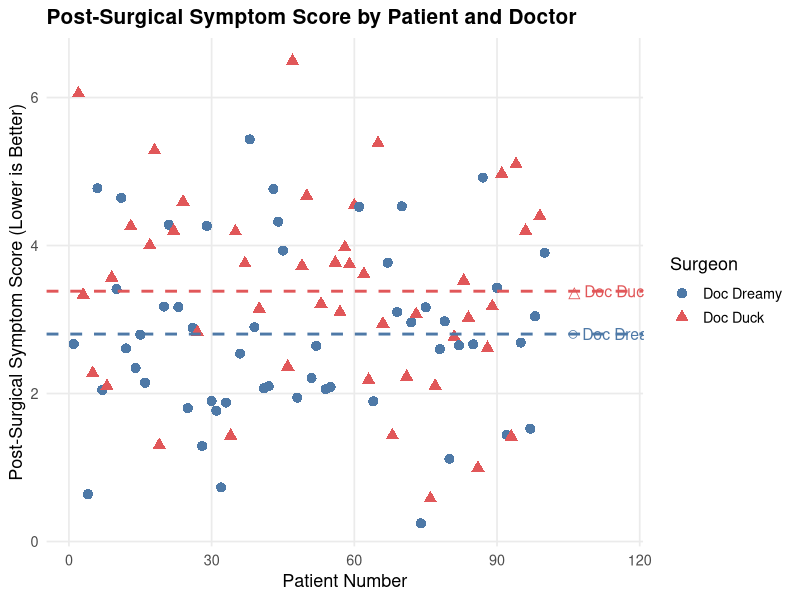
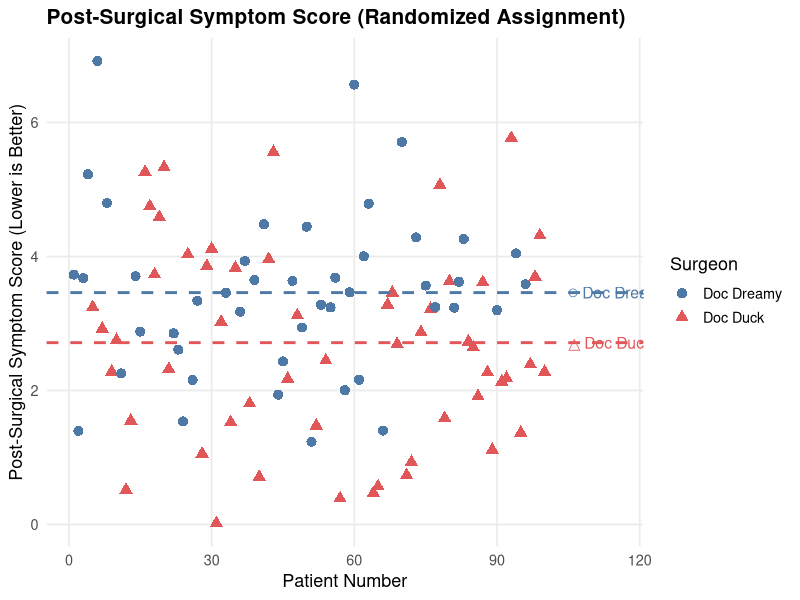
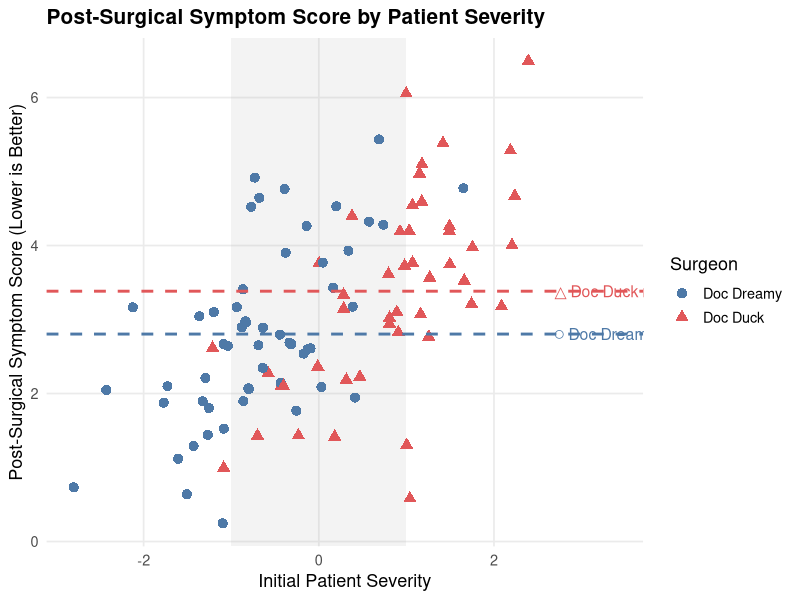

R code for these plots, in order:
## ---- chunk 1
#| label: load-data-r
#| echo: true

# Load the observational data
patients_df <- read.csv('patients_data.csv')

# Display first few rows to understand the structure
cat("Number of patients:", nrow(patients_df), "\n")
head(patients_df)
## ---- chunk 2
#| label: fig-plot-outcomes-r
#| fig-cap: "Post-Surgical Symptom Score (lower is better) - Observed Data"
#| echo: true
library(tidyverse)
# Load observational data
patients_df <- read_csv("patients_data.csv")

# Colorblind-friendly palette
COLOR_DREAMY <- "#4E79A7"   # blue
COLOR_DUCK   <- "#E15759"   # coral/red-orange

# Marker shapes
# Dreamy: circle (shape = 16)
# Duck:   triangle (shape = 17)
shape_map <- c("Doc Dreamy" = 16,
               "Doc Duck"   = 17)

color_map <- c("Doc Dreamy" = COLOR_DREAMY,
               "Doc Duck"   = COLOR_DUCK)

# Compute means for dashed lines + annotations
means <- patients_df %>%
  group_by(doctor_name) %>%
  summarize(mean_score = mean(post_surgical_score))

dreamy_mean <- means$mean_score[means$doctor_name == "Doc Dreamy"]
duck_mean   <- means$mean_score[means$doctor_name == "Doc Duck"]

# Build the plot
ggplot(patients_df, aes(x = patient, y = post_surgical_score,
                        color = doctor_name,
                        shape = doctor_name)) +
  
  # Scatter points
  geom_point(size = 3, stroke = 0.6) +
  
  # Mean horizontal dashed lines
  geom_hline(yintercept = dreamy_mean,
             color = COLOR_DREAMY, linetype = "dashed", linewidth = 1) +
  geom_hline(yintercept = duck_mean,
             color = COLOR_DUCK, linetype = "dashed", linewidth = 1) +
  
  # Text annotations for means (○, △)
  annotate("text", x = max(patients_df$patient) + 5,
           y = dreamy_mean,
           label = paste0("○ Doc Dreamy mean = ", round(dreamy_mean, 2)),
           color = COLOR_DREAMY, hjust = 0, size = 4) +
  
  annotate("text", x = max(patients_df$patient) + 5,
           y = duck_mean,
           label = paste0("△ Doc Duck mean = ", round(duck_mean, 2)),
           color = COLOR_DUCK, hjust = 0, size = 4) +
  
  # Apply custom colors and shapes
  scale_color_manual(values = color_map, name = "Surgeon") +
  scale_shape_manual(values = shape_map, name = "Surgeon") +
  
  # Labels and title
  labs(
    title = "Post-Surgical Symptom Score by Patient and Doctor",
    x = "Patient Number",
    y = "Post-Surgical Symptom Score (Lower is Better)"
  ) +
  
  # Styling
  theme_minimal(base_size = 13) +
  theme(
    legend.position = "right",
    plot.title = element_text(face = "bold", size = 15),
    panel.grid.minor = element_blank()
  ) +
  
  # Expand x-axis to make room for annotations
  expand_limits(x = max(patients_df$patient) + 15)


## ---- chunk 3
#| label: load-data-randomized-r
#| echo: true

# Load the randomized data
patients_randomized_df <- read.csv('patients_data_randomized.csv')

# Display first few rows
cat("Number of randomized patients:", nrow(patients_randomized_df), "\n")
head(patients_randomized_df)
## ---- chunk 4
library(tidyverse)

# Load randomized dataset
patients_rand <- read_csv("patients_data_randomized.csv")

# Colorblind-friendly palette (same as Task 1)
COLOR_DREAMY <- "#4E79A7"   # blue
COLOR_DUCK   <- "#E15759"   # coral/red-orange

# Shapes (same as Task 1)
# Doc Dreamy → circle (shape 16)
# Doc Duck   → triangle (shape 17)
shape_map <- c("Doc Dreamy" = 16,
               "Doc Duck"   = 17)

color_map <- c("Doc Dreamy" = COLOR_DREAMY,
               "Doc Duck"   = COLOR_DUCK)

# Compute means for dashed lines & annotations
means_rand <- patients_rand %>%
  group_by(doctor_name) %>%
  summarize(mean_score = mean(post_surgical_score))

dreamy_mean <- means_rand$mean_score[means_rand$doctor_name == "Doc Dreamy"]
duck_mean   <- means_rand$mean_score[means_rand$doctor_name == "Doc Duck"]

# Build the randomized assignment figure
ggplot(patients_rand,
       aes(x = patient,
           y = post_surgical_score,
           color = doctor_name,
           shape = doctor_name)) +

  # Scatter points
  geom_point(size = 3, stroke = 0.6) +

  # Horizontal dashed mean lines
  geom_hline(yintercept = dreamy_mean,
             color = COLOR_DREAMY, linetype = "dashed", linewidth = 1) +
  geom_hline(yintercept = duck_mean,
             color = COLOR_DUCK, linetype = "dashed", linewidth = 1) +

  # Annotate means with ○ and △
  annotate("text",
           x = max(patients_rand$patient) + 5,
           y = dreamy_mean,
           label = paste0("○ Doc Dreamy mean = ", round(dreamy_mean, 2)),
           color = COLOR_DREAMY,
           hjust = 0, size = 4) +

  annotate("text",
           x = max(patients_rand$patient) + 5,
           y = duck_mean,
           label = paste0("△ Doc Duck mean = ", round(duck_mean, 2)),
           color = COLOR_DUCK,
           hjust = 0, size = 4) +

  # Apply consistent colors & shapes
  scale_color_manual(values = color_map, name = "Surgeon") +
  scale_shape_manual(values = shape_map, name = "Surgeon") +

  # Labels and required title
  labs(
    title = "Post-Surgical Symptom Score (Randomized Assignment)",
    x = "Patient Number",
    y = "Post-Surgical Symptom Score (Lower is Better)"
  ) +

  # Professional styling
  theme_minimal(base_size = 13) +
  theme(
    legend.position = "right",
    plot.title = element_text(face = "bold", size = 15),
    panel.grid.minor = element_blank()
  ) +

  # Expand space on right for text annotations
  expand_limits(x = max(patients_rand$patient) + 15)


## ---- chunk 5
library(tidyverse)

# Load observational dataset (same as Task 1)
patients_df <- read_csv("patients_data.csv")

# Colorblind-friendly palette (same as previous figures)
COLOR_DREAMY <- "#4E79A7"   # blue
COLOR_DUCK   <- "#E15759"   # coral / red-orange

# Shapes (same as previous figures)
shape_map <- c("Doc Dreamy" = 16,   # filled circle
               "Doc Duck"   = 17)   # filled triangle

color_map <- c("Doc Dreamy" = COLOR_DREAMY,
               "Doc Duck"   = COLOR_DUCK)

# Compute means for horizontal lines & annotations
means <- patients_df %>%
  group_by(doctor_name) %>%
  summarize(mean_score = mean(post_surgical_score))

dreamy_mean <- means$mean_score[means$doctor_name == "Doc Dreamy"]
duck_mean   <- means$mean_score[means$doctor_name == "Doc Duck"]

# X range to help position annotations
x_min <- min(patients_df$severity)
x_max <- max(patients_df$severity)

ggplot(
  patients_df,
  aes(x = severity,
      y = post_surgical_score,
      color = doctor_name,
      shape = doctor_name)
) +
  # Shaded region between -1 and 1 (stratification band)
  annotate("rect",
           xmin = -1, xmax = 1,
           ymin = -Inf, ymax = Inf,
           fill = "grey70", alpha = 0.15) +

  # Scatter points
  geom_point(size = 3, stroke = 0.6) +

  # Horizontal mean lines
  geom_hline(
    yintercept = dreamy_mean,
    color = COLOR_DREAMY,
    linetype = "dashed",
    linewidth = 1
  ) +
  geom_hline(
    yintercept = duck_mean,
    color = COLOR_DUCK,
    linetype = "dashed",
    linewidth = 1
  ) +

  # Text annotations for means (○ and △)
  annotate(
    "text",
    x = x_max + 0.3,
    y = dreamy_mean,
    label = paste0("○ Doc Dreamy mean = ", round(dreamy_mean, 2)),
    color = COLOR_DREAMY,
    hjust = 0,
    size = 4
  ) +
  annotate(
    "text",
    x = x_max + 0.3,
    y = duck_mean,
    label = paste0("△ Doc Duck mean = ", round(duck_mean, 2)),
    color = COLOR_DUCK,
    hjust = 0,
    size = 4
  ) +

  # Manual colors and shapes to match earlier figures
  scale_color_manual(values = color_map, name = "Surgeon") +
  scale_shape_manual(values = shape_map, name = "Surgeon") +

  # Labels and required title
  labs(
    title = "Post-Surgical Symptom Score by Patient Severity",
    x = "Initial Patient Severity",
    y = "Post-Surgical Symptom Score (Lower is Better)"
  ) +

  # Professional styling
  theme_minimal(base_size = 13) +
  theme(
    legend.position = "right",
    plot.title = element_text(face = "bold", size = 15),
    panel.grid.minor = element_blank()
  ) +

  # Extend x-axis to make room for annotations
  expand_limits(x = x_max + 1)

